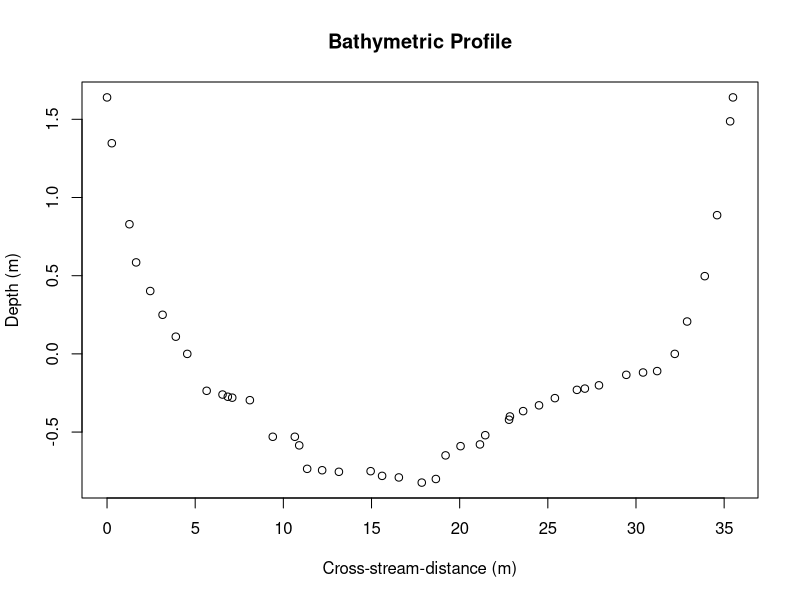

R code for this plot: (Note: this script raises an error after producing the figure.)
setwd("/Volumes/LaCie2big/RStudioData/BCAnalytic/2020/")
calibration_discharge <- 4.567; # cubic meters per second
calibration_width <- 27.65; # meters
S_0 <- 0.0167;

profile <- read.table("buffalo1cali.txt")
names(profile)[1] <- "W"
names(profile)[2] <- "d"

W <- profile$W
d <- profile$d

library(readr)
wid <- read_csv("width.csv")

if (mean(d)>0){
  d = -d
  profile$d = -profile$d
}

plot(profile, type = "p", main="Bathymetric Profile", 
     xlab= "Cross-stream-distance (m)" ,
     ylab ="Depth (m)") # Check units

min_depth <- min(d);

for (i in 2:(length(W)-1)){
  if ((d[i]>min_depth)&(d[i-1]<d[i])&(d[i]>d[i+1])){
    min_depth=d[i];
    min_depth_index=i;
  }
}

# Find the endpoints of the lowest stage possible in analysis.
for (i in 2:(min_depth_index)){
  if ((d[i-1]>=min_depth)&(min_depth>d[i])){
    min_width_1=W[i-1]+((W[i]-W[i-1])/(d[i]-d[i-1]))*(min_depth-d[i-1]);
    min_width_index_1=i;
  }
}
for (i in (min_depth_index+2):(length(W))){
  if ((d[i-1]<=min_depth)&(min_depth<d[i])){
    min_width_2=W[i-1]+((W[i]-W[i-1])/(d[i]-d[i-1]))*(min_depth-d[i-1]);
    min_width_index_2=i-1;
  }
}


min_width <- (min_width_2-min_width_1);

max_width_1=W[1];
max_width_2=W[length(W)];
max_depth <- d[1];

max_width_index_1 <- 1;
max_width_index_2 <- length(W);


for (i in (min_depth_index+2):(length(W))){
  if ((d[i-1]<min_depth)&(min_depth<d[i])){
    min_width_2=W[i-1]+((W[i]-W[i-1])/(d[i]-d[i-1]))*(min_depth-d[i-1]);
    min_width_index_2=i-1;
  }
}

if ((d[1]<d[length(W)])){
  for (i in (min_depth_index_2+1):length(W)){
    if ((d[i-1]<d[1])&(d[1]<d[i])){
      max_width_2=W[i-1]+((W[i]-W[i-1])/(d[i]-d[i-1]))*(d[1]-d[i-1]);
      max_width_index_2=i-1;
    }
  }
}
# Scenario 2: depth at the far bank is lower, adjust near bank
if (d[1]>(d[length(W)])){ 
  max_depth=d[length(W)];
  for (i in (2:(min_width_index_1))){ 
    if ((d[i-1]>d[length(W)])&(d[length(W)]>d[i])){
      max_width_1=W[i-1]+((W[i]-W[i-1])/(d[i]-d[i-1]))*(d[length(W)]-d[i-1]);
      max_width_index_1=i;
    }
  }
}

max_width = max_width_2-max_width_1;

new_far <- array(-9999, dim = c(((min_width_index_1)-(max_width_index_1)+1),2))
new_near <- array(-9999, dim = c(((max_width_index_2)-(min_width_index_2)+1),2))

for (i in (max_width_index_1):(min_width_index_1-1)){
  for (j in ((min_width_index_2+1):(length(W)))){
    if (((d[j-1]<d[i]))&((d[i]<d[j]))){
      new_far[i-max_width_index_1+1,1]=W[j-1]+(d[i]-d[j-1])*(W[j]-W[j-1])/(d[j]-d[j-1]);
      new_far[i-max_width_index_1+1,2]=d[i];
    }
  }
}

new_far[min_width_index_1-max_width_index_1+1,1] <- min_width_2;
new_far[min_width_index_1-max_width_index_1+1,2]<- min_depth;
for (i in ((min_width_index_2+1):max_width_index_2)){
  for (j in 2:min_width_index_1){
    if (((d[j-1]>d[i]))&((d[i]>d[j]))){
      new_near[i-min_width_index_2,1]=W[j-1]+(d[i]-d[j-1])*(W[j]-W[j-1])/(d[j]-d[j-1]);
      new_near[i-min_width_index_2,2]=d[i];
    }
  }
}

new_near[max_width_index_2+1-min_width_index_2,1] <- min_width_1;
new_near[max_width_index_2+1-min_width_index_2,2] <- min_depth;

prof <- cbind(W, d)
new <- rbind(new_near, new_far)
complet <- rbind(prof, new)
temp <- complet[order(complet[,1]),]

head=0; foot=0;
for (i in 1:nrow(temp)){
  if ((temp[i,1])<max_width_1){
    head=head+1;
  }
  if ((temp[i,1])<=max_width_2){
    foot=foot+1;
  }
}

xsec=temp[(head+1):foot,] 
rm(temp)
levels <- array(-9999, dim = c(nrow(xsec),4))
for (i in 1:nrow(xsec)){
  if (xsec[i,2]<min_depth){
    break
  }
  levels[i,1]=xsec[i,2]; # depth
  levels[i,2]=xsec[i,1]; # Near bank position
  for (j in (i+1):nrow(xsec)){
    if ((xsec[i,2])==(xsec[j,2])){
      levels[i,3] <- xsec[j,1]; # Far bank position
      levels[i,4] <- xsec[j,1]-xsec[i,1]; # width
    }
  }
}

if ((calibration_width>min_width)&&(calibration_width<max_width)){
  for (i in 2:(nrow(levels))){
    if ((levels[i-1,4]>calibration_width)&(calibration_width>=levels[i,4])){
      cal_depth=levels[(i-1),1]-(levels[(i-1),4]-calibration_width)*(levels[(i-1),1]-levels[i,1])/(levels[(i-1),4]-levels[i,4]);
      cal_near=levels[(i-1),2]-(levels[(i-1),4]-calibration_width)*(levels[(i-1),2]-levels[i,2])/(levels[(i-1),4]-levels[i,4]);
      cal_far=levels[(i-1),3]-(levels[(i-1),4]-calibration_width)*(levels[(i-1),3]-levels[i,3])/(levels[(i-1),4]-levels[i,4]);
      for (j in 2:nrow(levels)){
        if ((xsec[(j-1),2]>cal_depth)&(cal_depth>=xsec[j,2])){
          near=j;
        }
      }
      for (j in (near+1):nrow(xsec)){
        if ((xsec[(j-1),2]<=cal_depth)&(cal_depth<xsec[j,2])){
          far=j-1;
        }
      }
      area=(xsec[near,1]-cal_near)*(cal_depth-xsec[near,2])/2;#double check area
      wp=(((xsec[near,1]-cal_near)^2)+(cal_depth-xsec[near,2])^2)^(1/2);
      for (j in near:(far-1)){
        area=area+(xsec[(j+1),1]-xsec[j,1])*((cal_depth-xsec[(j+1),2])+(cal_depth-xsec[j,2]))/2;
        wp=wp+((xsec[(j+1),1]-xsec[j,1])^2+(xsec[(j+1),2]-xsec[j,2])^2)^(1/2);
      }
      area=area+(cal_far-xsec[far,1])*(cal_depth-xsec[far,2])/2;
      wp=wp+((cal_far-xsec[far,1])^2+((cal_depth-xsec[far,2])^2)^(1/2));
    }
  }
  
  R_H=area/wp;
  n=area*(R_H^(2/3))*(S_0^(1/2))/calibration_discharge;
  
}else{
  print("calibration failed")
}

# now, the data is in a dataframe called wid.
dataout <- array(-9, dim=c(nrow(wid), 4))
#[date,wid]=textread(widths,'%s %f','headerlines',widths_headerlines);
q <- array(0, dim = c(nrow(wid),1))
#fo=fopen(data,'a');
#fprintf(fo,'width, area, hydraulic_radius, discharge\n');
#fprintf(fo,'(m), (m^2), (m), (m^3s^-1)\n');
for (k in 1:(nrow(wid))){
  for (i in 2:nrow(levels)){
    if ((levels[(i-1),4]>wid$width_m[k])&(wid$width_m[k]>=levels[i,4])){
      wid_depth=levels[i-1,1]-(levels[i-1,4]-wid$width_m[k])*(levels[i-1,1]-levels[i,1])/(levels[i-1,4]-levels[i,4]);
      wid_near=levels[i-1,2]-(levels[i-1,4]-wid$width_m[k])*(levels[i-1,2]-levels[i,2])/(levels[i-1,4]-levels[i,4]);
      wid_far=levels[i-1,3]-(levels[i-1,4]-wid$width_m[k])*(levels[i-1,3]-levels[i,3])/(levels[i-1,4]-levels[i,4]);
      for (j in 2:nrow(levels)){
        if ((xsec[j-1,2]>wid_depth)&(wid_depth>=xsec[j,2])){
          near=j;
        }
      }
      for (j in (near+1):nrow(xsec)){
        if ((xsec[(j-1),2]<=wid_depth)&(wid_depth<xsec[j,2])){
          far=j-1;
        }
      }
      area=(xsec[near,1]-cal_near)*(wid_depth-xsec[near,2])/2;
      wp=((xsec[near,1]-cal_near)^2+(wid_depth-xsec[near,2])^2)^(1/2);
      for (j in near:(far-1)){
        area <- area+(xsec[j+1,1]-xsec[j,1])*((wid_depth-xsec[j+1,2])+(wid_depth-xsec[j,2]))/2;
        wp <- wp+((xsec[j+1,1]-xsec[j,1])^2+(xsec[j+1,2]-xsec[j,2])^2)^(1/2);
      }
      area <- area+((wid_far-xsec[far,1])*(wid_depth-xsec[far,2])/2);
      wp <- wp+((wid_far-xsec[far,1])^2+(wid_depth-xsec[far,2])^2)^(1/2);
      dataout[k,1] <- area
    }
  }
  R_H=area/wp;
  Q=area*(R_H^(2/3))*(S_0^(1/2))/n;
  if (wid$width_m[k]<min_width){
    R_H=-8;
    area=-8;
    Q=-8;
  }
  if (wid$width_m[k]>max_width){
    R_H=-9;
    area=-9;
    Q=-9;
  }
  
  q[k,1]=Q; 
  dataout[k,2] <- (wid$width_m[k])
  dataout[k,3] <- R_H
  dataout[k,4] <- (wid$filename[k])
  # wid(k),area,R_H,Q);
}

Cr <- c(area)
Hr <- c(R_H)
Ff <- c(n)
Miaw <- c(min_width)
Micd <- c(min_depth)
Maw <- c(max_width)
Mcd <- c(max_depth)
specs <- data.frame(Cr, Hr, Ff, Miaw, Micd, Maw, Mcd)
names(specs)[1] <- "Cross-sectional area at calibration"
names(specs)[2] <- "Hydraulic radius at calibration"
names(specs)[3] <- "Friction factor (Manning)"
names(specs)[4] <- "Minimum allowable width"
names(specs)[5] <- "Minimum corresponding depth"
names(specs)[6] <- "Maximum allowable width"
names(specs)[7] <- "Maximum corresponding depth"

flowoutput <- data.frame(dataout, q)
names(flowoutput)[1] <- "Cross-sectional area at calibration"
names(flowoutput)[2] <- "Width"
names(flowoutput)[3] <- "Hydraulic radius"
names(flowoutput)[4] <- "Date/Filename"
names(flowoutput)[5] <- "Flow (Q)"

write.table(flowoutput, file = "flowoutput.csv", append = TRUE, sep = ",", dec = ".", row.names = FALSE, col.names = TRUE)

